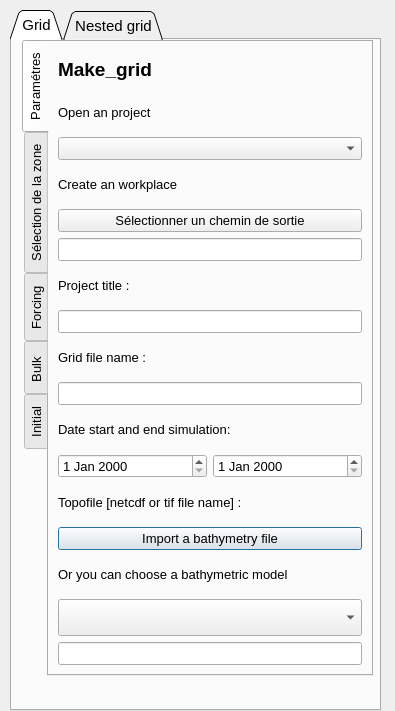
<?xml version="1.0" encoding="UTF-8"?>
<ui version="4.0">
 <class>qcrocoflow_crocogridDialogBase</class>
 <widget class="QDialog" name="qcrocoflow_crocogridDialogBase">
  <property name="geometry">
   <rect>
    <x>0</x>
    <y>0</y>
    <width>395</width>
    <height>711</height>
   </rect>
  </property>
  <property name="font">
   <font>
    <pointsize>7</pointsize>
   </font>
  </property>
  <property name="windowTitle">
   <string>qcrocoflow_crocogrid</string>
  </property>
  <property name="locale">
   <locale language="English" country="UnitedStates"/>
  </property>
  <widget class="QTabWidget" name="GridTabsWidget">
   <property name="geometry">
    <rect>
     <x>10</x>
     <y>10</y>
     <width>371</width>
     <height>701</height>
    </rect>
   </property>
   <property name="font">
    <font>
     <pointsize>11</pointsize>
    </font>
   </property>
   <property name="tabShape">
    <enum>QTabWidget::Triangular</enum>
   </property>
   <property name="currentIndex">
    <number>0</number>
   </property>
   <widget class="QWidget" name="forcingGridTab">
    <attribute name="title">
     <string>Grid</string>
    </attribute>
    <widget class="QTabWidget" name="tabWidget_3">
     <property name="geometry">
      <rect>
       <x>10</x>
       <y>0</y>
       <width>351</width>
       <height>636</height>
      </rect>
     </property>
     <property name="font">
      <font>
       <pointsize>10</pointsize>
      </font>
     </property>
     <property name="tabPosition">
      <enum>QTabWidget::West</enum>
     </property>
     <property name="currentIndex">
      <number>0</number>
     </property>
     <widget class="QWidget" name="tab_6">
      <attribute name="title">
       <string>Paramétres</string>
      </attribute>
      <layout class="QGridLayout" name="gridLayout">
       <item row="15" column="0" colspan="2">
        <widget class="QSplitter" name="splitter_2">
         <property name="orientation">
          <enum>Qt::Horizontal</enum>
         </property>
         <widget class="QComboBox" name="selecttopoComboBox"/>
        </widget>
       </item>
       <item row="2" column="0" colspan="2">
        <widget class="QComboBox" name="opengridprojectComboBox"/>
       </item>
       <item row="6" column="0" colspan="2">
        <widget class="QLabel" name="label_11">
         <property name="font">
          <font>
           <pointsize>10</pointsize>
          </font>
         </property>
         <property name="text">
          <string>Project title :</string>
         </property>
        </widget>
       </item>
       <item row="8" column="0" colspan="2">
        <widget class="QLabel" name="label_12">
         <property name="font">
          <font>
           <pointsize>10</pointsize>
          </font>
         </property>
         <property name="text">
          <string>Grid file name :</string>
         </property>
        </widget>
       </item>
       <item row="5" column="0" colspan="2">
        <widget class="QLineEdit" name="Environnement_2">
         <property name="toolTip">
          <string extracomment="bonjour"/>
         </property>
        </widget>
       </item>
       <item row="3" column="0" colspan="2">
        <widget class="QLabel" name="label_10">
         <property name="font">
          <font>
           <pointsize>10</pointsize>
          </font>
         </property>
         <property name="text">
          <string>Create an workplace</string>
         </property>
        </widget>
       </item>
       <item row="9" column="0" colspan="2">
        <widget class="QLineEdit" name="gridnameLineEdit"/>
       </item>
       <item row="16" column="0" colspan="2">
        <widget class="QLineEdit" name="topodirLineEdit"/>
       </item>
       <item row="10" column="0" colspan="2">
        <widget class="QLabel" name="label_14">
         <property name="font">
          <font>
           <pointsize>10</pointsize>
          </font>
         </property>
         <property name="text">
          <string>Date start and end simulation:</string>
         </property>
        </widget>
       </item>
       <item row="0" column="0" colspan="2">
        <widget class="QLabel" name="label_9">
         <property name="enabled">
          <bool>true</bool>
         </property>
         <property name="font">
          <font>
           <family>MS Sans Serif</family>
           <pointsize>14</pointsize>
           <weight>75</weight>
           <bold>true</bold>
          </font>
         </property>
         <property name="text">
          <string>Make_grid</string>
         </property>
        </widget>
       </item>
       <item row="13" column="0" colspan="2">
        <widget class="QPushButton" name="selecttopoButton">
         <property name="text">
          <string>Import a bathymetry file</string>
         </property>
        </widget>
       </item>
       <item row="1" column="0">
        <widget class="QLabel" name="label_16">
         <property name="font">
          <font>
           <pointsize>10</pointsize>
          </font>
         </property>
         <property name="text">
          <string>Open an project</string>
         </property>
        </widget>
       </item>
       <item row="14" column="0" colspan="2">
        <widget class="QLabel" name="label">
         <property name="text">
          <string>Or you can choose a bathymetric model</string>
         </property>
        </widget>
       </item>
       <item row="12" column="0" colspan="2">
        <widget class="QLabel" name="label_15">
         <property name="font">
          <font>
           <pointsize>10</pointsize>
          </font>
         </property>
         <property name="text">
          <string>Topofile [netcdf or tif file name] : </string>
         </property>
        </widget>
       </item>
       <item row="4" column="0" colspan="2">
        <widget class="QPushButton" name="selectenvButton">
         <property name="text">
          <string>Sélectionner un chemin de sortie</string>
         </property>
        </widget>
       </item>
       <item row="11" column="0">
        <widget class="QDateEdit" name="datestart"/>
       </item>
       <item row="11" column="1">
        <widget class="QDateEdit" name="dateend"/>
       </item>
       <item row="7" column="0" colspan="2">
        <widget class="QLineEdit" name="gridprojecttitleLineEdit">
         <property name="toolTip">
          <string extracomment="hello"/>
         </property>
        </widget>
       </item>
      </layout>
     </widget>
     <widget class="QWidget" name="tab_7">
      <attribute name="title">
       <string>Sélection de la zone</string>
      </attribute>
      <widget class="QPushButton" name="selectzoneButton">
       <property name="geometry">
        <rect>
         <x>10</x>
         <y>150</y>
         <width>245</width>
         <height>28</height>
        </rect>
       </property>
       <property name="text">
        <string>Sélectionner votre zone d'étude </string>
       </property>
      </widget>
      <widget class="QPushButton" name="gridexecuteButton">
       <property name="geometry">
        <rect>
         <x>90</x>
         <y>560</y>
         <width>121</width>
         <height>28</height>
        </rect>
       </property>
       <property name="text">
        <string>éxecuter </string>
       </property>
      </widget>
      <widget class="QSplitter" name="splitter">
       <property name="geometry">
        <rect>
         <x>60</x>
         <y>290</y>
         <width>161</width>
         <height>191</height>
        </rect>
       </property>
       <property name="orientation">
        <enum>Qt::Vertical</enum>
       </property>
       <widget class="QLabel" name="lat_min_label">
        <property name="text">
         <string>Latitude Min</string>
        </property>
       </widget>
       <widget class="QLineEdit" name="latminLineEdit"/>
       <widget class="QLabel" name="lat_max_label">
        <property name="text">
         <string>Latitude Max</string>
        </property>
       </widget>
       <widget class="QLineEdit" name="latmaxLineEdit"/>
       <widget class="QLabel" name="lon_min_label">
        <property name="text">
         <string>Longitude Min</string>
        </property>
       </widget>
       <widget class="QLineEdit" name="lonminLineEdit"/>
       <widget class="QLabel" name="lon_max_label">
        <property name="text">
         <string>Longitude Max</string>
        </property>
       </widget>
       <widget class="QLineEdit" name="lonmaxLineEdit"/>
      </widget>
      <widget class="QWidget" name="layoutWidget">
       <property name="geometry">
        <rect>
         <x>50</x>
         <y>230</y>
         <width>171</width>
         <height>22</height>
        </rect>
       </property>
       <layout class="QHBoxLayout" name="horizontalLayout"/>
      </widget>
      <widget class="QLabel" name="label_17">
       <property name="geometry">
        <rect>
         <x>20</x>
         <y>200</y>
         <width>231</width>
         <height>20</height>
        </rect>
       </property>
       <property name="text">
        <string>Select the coordinate display format</string>
       </property>
      </widget>
      <widget class="QPushButton" name="savevariablesButton">
       <property name="geometry">
        <rect>
         <x>10</x>
         <y>510</y>
         <width>301</width>
         <height>28</height>
        </rect>
       </property>
       <property name="text">
        <string>Sauvegarder les paramétres actuels</string>
       </property>
      </widget>
      <widget class="QRadioButton" name="dmsButton">
       <property name="geometry">
        <rect>
         <x>167</x>
         <y>231</y>
         <width>53</width>
         <height>20</height>
        </rect>
       </property>
       <property name="text">
        <string>DMS</string>
       </property>
      </widget>
      <widget class="QRadioButton" name="ddButton">
       <property name="geometry">
        <rect>
         <x>51</x>
         <y>231</y>
         <width>51</width>
         <height>20</height>
        </rect>
       </property>
       <property name="text">
        <string>DD</string>
       </property>
      </widget>
      <widget class="QRadioButton" name="dmButton">
       <property name="geometry">
        <rect>
         <x>109</x>
         <y>231</y>
         <width>51</width>
         <height>20</height>
        </rect>
       </property>
       <property name="text">
        <string>DM</string>
       </property>
      </widget>
      <widget class="QLabel" name="label_22">
       <property name="geometry">
        <rect>
         <x>30</x>
         <y>50</y>
         <width>254</width>
         <height>24</height>
        </rect>
       </property>
       <property name="font">
        <font>
         <pointsize>10</pointsize>
        </font>
       </property>
       <property name="text">
        <string>Grid resolution [Meters] : </string>
       </property>
      </widget>
      <widget class="QDoubleSpinBox" name="dlDoubleSpin">
       <property name="geometry">
        <rect>
         <x>10</x>
         <y>90</y>
         <width>254</width>
         <height>22</height>
        </rect>
       </property>
       <property name="locale">
        <locale language="English" country="UnitedStates"/>
       </property>
       <property name="decimals">
        <number>1</number>
       </property>
       <property name="maximum">
        <double>10000.000000000000000</double>
       </property>
      </widget>
     </widget>
     <widget class="QWidget" name="f">
      <attribute name="title">
       <string>Forcing</string>
      </attribute>
      <widget class="QPushButton" name="TPXO9pushButton">
       <property name="geometry">
        <rect>
         <x>240</x>
         <y>20</y>
         <width>31</width>
         <height>31</height>
        </rect>
       </property>
       <property name="text">
        <string>?</string>
       </property>
      </widget>
      <widget class="QPushButton" name="selectTPXO9Button">
       <property name="geometry">
        <rect>
         <x>10</x>
         <y>180</y>
         <width>161</width>
         <height>28</height>
        </rect>
       </property>
       <property name="text">
        <string>Select folder TPXO9</string>
       </property>
      </widget>
      <widget class="QLabel" name="label_6">
       <property name="geometry">
        <rect>
         <x>10</x>
         <y>150</y>
         <width>301</width>
         <height>20</height>
        </rect>
       </property>
       <property name="font">
        <font>
         <pointsize>9</pointsize>
        </font>
       </property>
       <property name="text">
        <string>Select your folder containing the TPXO9 files.</string>
       </property>
      </widget>
      <widget class="QLabel" name="label_7">
       <property name="geometry">
        <rect>
         <x>10</x>
         <y>270</y>
         <width>261</width>
         <height>16</height>
        </rect>
       </property>
       <property name="font">
        <font>
         <pointsize>9</pointsize>
        </font>
       </property>
       <property name="text">
        <string>Select the harmonics you want to use.</string>
       </property>
      </widget>
      <widget class="QLabel" name="label_8">
       <property name="geometry">
        <rect>
         <x>0</x>
         <y>470</y>
         <width>211</width>
         <height>41</height>
        </rect>
       </property>
       <property name="font">
        <font>
         <pointsize>10</pointsize>
        </font>
       </property>
       <property name="text">
        <string>Process to forcing TIDES</string>
       </property>
      </widget>
      <widget class="QPushButton" name="TidesexecuteButton">
       <property name="geometry">
        <rect>
         <x>50</x>
         <y>530</y>
         <width>93</width>
         <height>28</height>
        </rect>
       </property>
       <property name="text">
        <string>Process</string>
       </property>
      </widget>
      <widget class="QLabel" name="tpxoStatusLabel">
       <property name="geometry">
        <rect>
         <x>10</x>
         <y>230</y>
         <width>301</width>
         <height>16</height>
        </rect>
       </property>
       <property name="text">
        <string>TextLabel</string>
       </property>
      </widget>
      <widget class="QWidget" name="layoutWidget">
       <property name="geometry">
        <rect>
         <x>40</x>
         <y>10</y>
         <width>182</width>
         <height>51</height>
        </rect>
       </property>
       <layout class="QFormLayout" name="formLayout">
        <item row="0" column="0">
         <widget class="QLabel" name="label_25">
          <property name="font">
           <font>
            <pointsize>10</pointsize>
           </font>
          </property>
          <property name="text">
           <string>Tides Forcing</string>
          </property>
         </widget>
        </item>
        <item row="1" column="0">
         <widget class="QLabel" name="label_5">
          <property name="text">
           <string>Based on TPXO9 model</string>
          </property>
         </widget>
        </item>
       </layout>
      </widget>
      <widget class="QWidget" name="layoutWidget">
       <property name="geometry">
        <rect>
         <x>10</x>
         <y>310</y>
         <width>47</width>
         <height>123</height>
        </rect>
       </property>
       <layout class="QVBoxLayout" name="verticalLayout">
        <item>
         <widget class="QCheckBox" name="o1checkBox">
          <property name="text">
           <string>o1</string>
          </property>
          <property name="checked">
           <bool>true</bool>
          </property>
         </widget>
        </item>
        <item>
         <widget class="QCheckBox" name="p1checkBox">
          <property name="text">
           <string>p1</string>
          </property>
          <property name="checked">
           <bool>true</bool>
          </property>
         </widget>
        </item>
        <item>
         <widget class="QCheckBox" name="q1checkBox">
          <property name="text">
           <string>q1</string>
          </property>
          <property name="checked">
           <bool>true</bool>
          </property>
         </widget>
        </item>
        <item>
         <widget class="QCheckBox" name="k1checkBox">
          <property name="text">
           <string>k1</string>
          </property>
          <property name="checked">
           <bool>true</bool>
          </property>
         </widget>
        </item>
       </layout>
      </widget>
      <widget class="QWidget" name="layoutWidget">
       <property name="geometry">
        <rect>
         <x>160</x>
         <y>310</y>
         <width>61</width>
         <height>155</height>
        </rect>
       </property>
       <layout class="QVBoxLayout" name="verticalLayout_3">
        <item>
         <widget class="QCheckBox" name="m4checkBox">
          <property name="text">
           <string>m4</string>
          </property>
          <property name="checked">
           <bool>true</bool>
          </property>
         </widget>
        </item>
        <item>
         <widget class="QCheckBox" name="mn4checkBox">
          <property name="text">
           <string>mn4</string>
          </property>
          <property name="checked">
           <bool>true</bool>
          </property>
         </widget>
        </item>
        <item>
         <widget class="QCheckBox" name="ms4checkBox">
          <property name="text">
           <string>ms4</string>
          </property>
          <property name="checked">
           <bool>true</bool>
          </property>
         </widget>
        </item>
        <item>
         <widget class="QCheckBox" name="mmcheckBox">
          <property name="text">
           <string>mm</string>
          </property>
          <property name="checked">
           <bool>true</bool>
          </property>
         </widget>
        </item>
        <item>
         <widget class="QCheckBox" name="mfcheckBox">
          <property name="text">
           <string>mf</string>
          </property>
          <property name="checked">
           <bool>true</bool>
          </property>
         </widget>
        </item>
       </layout>
      </widget>
      <widget class="QWidget" name="layoutWidget">
       <property name="geometry">
        <rect>
         <x>80</x>
         <y>310</y>
         <width>52</width>
         <height>123</height>
        </rect>
       </property>
       <layout class="QVBoxLayout" name="verticalLayout_2">
        <item>
         <widget class="QCheckBox" name="n2checkBox">
          <property name="text">
           <string>n2</string>
          </property>
          <property name="checked">
           <bool>true</bool>
          </property>
         </widget>
        </item>
        <item>
         <widget class="QCheckBox" name="m2checkBox">
          <property name="text">
           <string>m2</string>
          </property>
          <property name="checked">
           <bool>true</bool>
          </property>
         </widget>
        </item>
        <item>
         <widget class="QCheckBox" name="k2checkBox">
          <property name="text">
           <string>k2</string>
          </property>
          <property name="checked">
           <bool>true</bool>
          </property>
         </widget>
        </item>
        <item>
         <widget class="QCheckBox" name="s2checkBox">
          <property name="text">
           <string>s2</string>
          </property>
          <property name="checked">
           <bool>true</bool>
          </property>
         </widget>
        </item>
       </layout>
      </widget>
     </widget>
     <widget class="QWidget" name="tab_3">
      <attribute name="title">
       <string>Bulk </string>
      </attribute>
      <widget class="QPushButton" name="ERA5pushButton">
       <property name="geometry">
        <rect>
         <x>190</x>
         <y>180</y>
         <width>31</width>
         <height>28</height>
        </rect>
       </property>
       <property name="text">
        <string>?</string>
       </property>
      </widget>
      <widget class="QPushButton" name="ERA5dwlButton">
       <property name="geometry">
        <rect>
         <x>40</x>
         <y>180</y>
         <width>121</width>
         <height>28</height>
        </rect>
       </property>
       <property name="text">
        <string>Dowload ERA5</string>
       </property>
      </widget>
      <widget class="QLabel" name="label_2">
       <property name="geometry">
        <rect>
         <x>60</x>
         <y>50</y>
         <width>181</width>
         <height>20</height>
        </rect>
       </property>
       <property name="text">
        <string>Based on ERA5 model</string>
       </property>
      </widget>
      <widget class="QLabel" name="label_24">
       <property name="geometry">
        <rect>
         <x>50</x>
         <y>10</y>
         <width>254</width>
         <height>24</height>
        </rect>
       </property>
       <property name="font">
        <font>
         <pointsize>10</pointsize>
        </font>
       </property>
       <property name="text">
        <string>Atmospherique Bulk </string>
       </property>
      </widget>
      <widget class="QLabel" name="label_3">
       <property name="geometry">
        <rect>
         <x>10</x>
         <y>140</y>
         <width>181</width>
         <height>20</height>
        </rect>
       </property>
       <property name="text">
        <string>Based on ERA5 model</string>
       </property>
      </widget>
      <widget class="QLabel" name="label_4">
       <property name="geometry">
        <rect>
         <x>10</x>
         <y>420</y>
         <width>181</width>
         <height>20</height>
        </rect>
       </property>
       <property name="text">
        <string>Process Bulk</string>
       </property>
      </widget>
      <widget class="QPushButton" name="selectERA5Button">
       <property name="geometry">
        <rect>
         <x>40</x>
         <y>280</y>
         <width>161</width>
         <height>28</height>
        </rect>
       </property>
       <property name="text">
        <string>Select folder ERA5 </string>
       </property>
      </widget>
      <widget class="QLabel" name="label_13">
       <property name="geometry">
        <rect>
         <x>50</x>
         <y>230</y>
         <width>181</width>
         <height>20</height>
        </rect>
       </property>
       <property name="text">
        <string>or</string>
       </property>
      </widget>
      <widget class="QPushButton" name="BulkexecuteButton">
       <property name="geometry">
        <rect>
         <x>20</x>
         <y>480</y>
         <width>93</width>
         <height>28</height>
        </rect>
       </property>
       <property name="text">
        <string>Process</string>
       </property>
      </widget>
     </widget>
     <widget class="QWidget" name="tab_4">
      <attribute name="title">
       <string>Initial</string>
      </attribute>
     </widget>
    </widget>
   </widget>
   <widget class="QWidget" name="childGribTab">
    <attribute name="title">
     <string>Nested grid</string>
    </attribute>
    <widget class="QLineEdit" name="lineEdit_5">
     <property name="geometry">
      <rect>
       <x>10</x>
       <y>316</y>
       <width>245</width>
       <height>22</height>
      </rect>
     </property>
    </widget>
    <widget class="QSpinBox" name="hmin_b_2">
     <property name="geometry">
      <rect>
       <x>10</x>
       <y>205</y>
       <width>245</width>
       <height>22</height>
      </rect>
     </property>
    </widget>
    <widget class="QLabel" name="label_18">
     <property name="geometry">
      <rect>
       <x>10</x>
       <y>159</y>
       <width>245</width>
       <height>39</height>
      </rect>
     </property>
     <property name="text">
      <string>Minimum depth [m] : </string>
     </property>
    </widget>
    <widget class="QPushButton" name="Select_topo_2">
     <property name="geometry">
      <rect>
       <x>10</x>
       <y>281</y>
       <width>245</width>
       <height>28</height>
      </rect>
     </property>
     <property name="text">
      <string>Sélectionner le fichier Topo</string>
     </property>
    </widget>
    <widget class="QLabel" name="label_19">
     <property name="geometry">
      <rect>
       <x>10</x>
       <y>8</y>
       <width>245</width>
       <height>39</height>
      </rect>
     </property>
     <property name="text">
      <string>Child grid file name :</string>
     </property>
    </widget>
    <widget class="QLabel" name="label_20">
     <property name="geometry">
      <rect>
       <x>10</x>
       <y>83</y>
       <width>245</width>
       <height>40</height>
      </rect>
     </property>
     <property name="text">
      <string>Child grid resolution [degree] : </string>
     </property>
    </widget>
    <widget class="QLabel" name="label_21">
     <property name="geometry">
      <rect>
       <x>10</x>
       <y>234</y>
       <width>245</width>
       <height>40</height>
      </rect>
     </property>
     <property name="text">
      <string>Topofile for child grid  [netcdf or tif file name] : </string>
     </property>
    </widget>
    <widget class="QDoubleSpinBox" name="dl_b_2">
     <property name="geometry">
      <rect>
       <x>10</x>
       <y>130</y>
       <width>245</width>
       <height>22</height>
      </rect>
     </property>
     <property name="locale">
      <locale language="English" country="UnitedStates"/>
     </property>
    </widget>
    <widget class="QPushButton" name="valide_coord_2">
     <property name="geometry">
      <rect>
       <x>130</x>
       <y>860</y>
       <width>121</width>
       <height>28</height>
      </rect>
     </property>
     <property name="text">
      <string>Valider les coord</string>
     </property>
    </widget>
    <widget class="QRadioButton" name="DD_B_2">
     <property name="geometry">
      <rect>
       <x>12</x>
       <y>440</y>
       <width>51</width>
       <height>20</height>
      </rect>
     </property>
     <property name="text">
      <string>DD</string>
     </property>
    </widget>
    <widget class="QLineEdit" name="lat_min_value_2">
     <property name="geometry">
      <rect>
       <x>20</x>
       <y>485</y>
       <width>161</width>
       <height>21</height>
      </rect>
     </property>
    </widget>
    <widget class="QRadioButton" name="DM_B_2">
     <property name="geometry">
      <rect>
       <x>130</x>
       <y>440</y>
       <width>51</width>
       <height>20</height>
      </rect>
     </property>
     <property name="text">
      <string>DM</string>
     </property>
    </widget>
    <widget class="QLineEdit" name="lon_max_value_2">
     <property name="geometry">
      <rect>
       <x>20</x>
       <y>632</y>
       <width>161</width>
       <height>21</height>
      </rect>
     </property>
    </widget>
    <widget class="QLabel" name="lon_max_label_2">
     <property name="geometry">
      <rect>
       <x>20</x>
       <y>610</y>
       <width>161</width>
       <height>16</height>
      </rect>
     </property>
     <property name="text">
      <string>Longitude Max</string>
     </property>
    </widget>
    <widget class="QRadioButton" name="DMS_B_2">
     <property name="geometry">
      <rect>
       <x>70</x>
       <y>440</y>
       <width>53</width>
       <height>16</height>
      </rect>
     </property>
     <property name="text">
      <string>DMS</string>
     </property>
    </widget>
    <widget class="QLineEdit" name="lon_min_value_2">
     <property name="geometry">
      <rect>
       <x>20</x>
       <y>583</y>
       <width>161</width>
       <height>21</height>
      </rect>
     </property>
    </widget>
    <widget class="QPushButton" name="select_zone_b_2">
     <property name="geometry">
      <rect>
       <x>10</x>
       <y>380</y>
       <width>245</width>
       <height>28</height>
      </rect>
     </property>
     <property name="text">
      <string>Sélectionner votre zone d'étude </string>
     </property>
    </widget>
    <widget class="QLabel" name="lat_min_label_2">
     <property name="geometry">
      <rect>
       <x>20</x>
       <y>473</y>
       <width>161</width>
       <height>16</height>
      </rect>
     </property>
     <property name="text">
      <string>Latitude Min</string>
     </property>
    </widget>
    <widget class="QLabel" name="lon_min_label_2">
     <property name="geometry">
      <rect>
       <x>20</x>
       <y>561</y>
       <width>161</width>
       <height>16</height>
      </rect>
     </property>
     <property name="text">
      <string>Longitude Min</string>
     </property>
    </widget>
    <widget class="QLabel" name="lat_max_label_2">
     <property name="geometry">
      <rect>
       <x>20</x>
       <y>512</y>
       <width>161</width>
       <height>16</height>
      </rect>
     </property>
     <property name="text">
      <string>Latitude Max</string>
     </property>
    </widget>
    <widget class="QLineEdit" name="lat_max_value_2">
     <property name="geometry">
      <rect>
       <x>20</x>
       <y>534</y>
       <width>161</width>
       <height>21</height>
      </rect>
     </property>
    </widget>
    <widget class="QLabel" name="label_23">
     <property name="geometry">
      <rect>
       <x>10</x>
       <y>420</y>
       <width>231</width>
       <height>20</height>
      </rect>
     </property>
     <property name="text">
      <string>Select the coordinate display format</string>
     </property>
    </widget>
    <widget class="QLineEdit" name="lineEdit_7">
     <property name="geometry">
      <rect>
       <x>10</x>
       <y>46</y>
       <width>245</width>
       <height>22</height>
      </rect>
     </property>
    </widget>
   </widget>
  </widget>
 </widget>
 <resources/>
 <connections/>
</ui>
